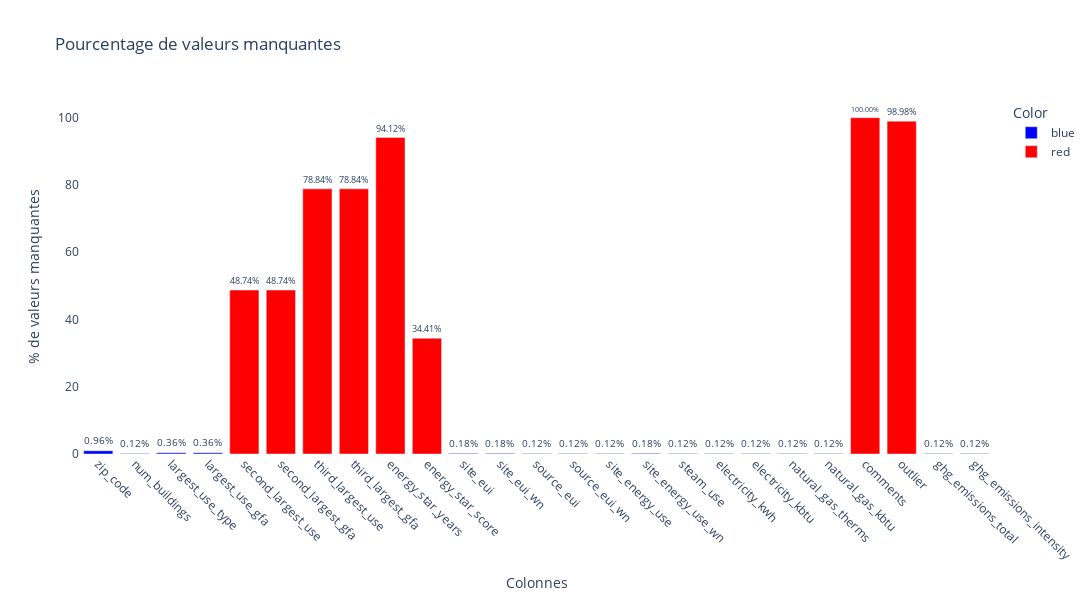

Notebook code cell kept with this figure:
### Code cell
# === Analyse des valeurs manquantes ===
logger.info("=" * 60)
logger.info(" Analyse et Nettoyage des Valeurs Manquantes ")
logger.info("=" * 60)

# --- Calcul des valeurs manquantes ---
missing_values = building_consumption_no_duplicates.isnull().sum()  # Total des valeurs manquantes
missing_percent = (missing_values / len(building_consumption_no_duplicates)) * 100  # Pourcentage

# Résumé des colonnes avec leurs pourcentages de valeurs manquantes
missing_summary = pd.DataFrame({
    'Colonnes': building_consumption_no_duplicates.columns,
    'Total Manquantes': missing_values,
    'Pourcentage Manquantes (%)': missing_percent
})

# --- Identifier les colonnes ayant plus de 40% de valeurs manquantes ---
threshold = 30  # Seuil en pourcentage
cols_to_drop = missing_summary[missing_summary['Pourcentage Manquantes (%)'] > threshold]['Colonnes'].tolist()

# Ajouter une couleur pour les barres (rouge pour les colonnes > 30%)
missing_summary['Color'] = missing_summary['Colonnes'].apply(
    lambda col: 'red' if col in cols_to_drop else 'blue'
)

# Filtrer les colonnes avec des valeurs manquantes pour la visualisation
missing_data_filtered = missing_summary[missing_summary['Total Manquantes'] > 0]

# --- Visualisation des valeurs manquantes ---
if not missing_data_filtered.empty:
    # Graphique interactif pour les valeurs manquantes
    fig = px.bar(
        missing_data_filtered,
        x='Colonnes',
        y='Pourcentage Manquantes (%)',
        color='Color',
        title="Pourcentage de valeurs manquantes",
        labels={'Pourcentage Manquantes (%)': '% Manquant', 'Colonnes': 'Colonnes'},
        text='Pourcentage Manquantes (%)',
        color_discrete_map={'red': 'red', 'blue': 'blue'}
    )
    fig.update_traces(texttemplate='%{text:.2f}%', textposition='outside')
    fig.update_layout(
        plot_bgcolor='white',
        xaxis=dict(
            title="Colonnes",
            tickangle=45,
            categoryorder='array',
            categoryarray=missing_data_filtered['Colonnes']
        ),
        yaxis=dict(title="% de valeurs manquantes"),
        width=2000,
        height=600
    )
    fig.show()
else:
    logger.info("✅ Aucune valeur manquante à visualiser.")

logger.info("=" * 60)

# --- Afficher les colonnes à supprimer ---
logger.info(f"{len(cols_to_drop)} colonnes ont plus de {threshold}% de valeurs manquantes.")
if cols_to_drop:
    max_columns_per_line = 8  # Limiter le nombre de colonnes affichées par ligne
    for i in range(0, len(cols_to_drop), max_columns_per_line):
        logger.info(", ".join(cols_to_drop[i:i + max_columns_per_line]))
else:
    logger.info("✅ Aucune colonne n'a plus de 70% de valeurs manquantes.")
logger.info("=" * 60)

### Figure 1 — Plotly figure (JSON) as saved in the notebook; plotly's stock layout.template omitted (floating-point values rounded to 4 significant figures)
{"data": [{"alignmentgroup": "True", "hovertemplate": "Color=blue<br>Colonnes=%{x}<br>% Manquant=%{text}<extra></extra>", "legendgroup": "blue", "marker": {"color": "blue", "pattern": {"shape": ""}}, "name": "blue", "offsetgroup": "blue", "orientation": "v", "showlegend": true, "text": [0.9592, 0.1199, 0.3597, 0.3597, 0.1799, 0.1799, 0.1199, 0.1199, 0.1199, 0.1799, 0.1199, 0.1199, 0.1199, 0.1199, 0.1199, 0.1199, 0.1199], "textposition": "outside", "texttemplate": "%{text:.2f}%", "type": "bar", "x": ["zip_code", "num_buildings", "largest_use_type", "largest_use_gfa", "site_eui", "site_eui_wn", "source_eui", "source_eui_wn", "site_energy_use", "site_energy_use_wn", "steam_use", "electricity_kwh", "electricity_kbtu", "natural_gas_therms", "natural_gas_kbtu", "ghg_emissions_total", "ghg_emissions_intensity"], "xaxis": "x", "y": [0.9592, 0.1199, 0.3597, 0.3597, 0.1799, 0.1799, 0.1199, 0.1199, 0.1199, 0.1799, 0.1199, 0.1199, 0.1199, 0.1199, 0.1199, 0.1199, 0.1199], "yaxis": "y"}, {"alignmentgroup": "True", "hovertemplate": "Color=red<br>Colonnes=%{x}<br>% Manquant=%{text}<extra></extra>", "legendgroup": "red", "marker": {"color": "red", "pattern": {"shape": ""}}, "name": "red", "offsetgroup": "red", "orientation": "v", "showlegend": true, "text": [48.74, 48.74, 78.84, 78.84, 94.12, 34.41, 100, 98.98], "textposition": "outside", "texttemplate": "%{text:.2f}%", "type": "bar", "x": ["second_largest_use", "second_largest_gfa", "third_largest_use", "third_largest_gfa", "energy_star_years", "energy_star_score", "comments", "outlier"], "xaxis": "x", "y": [48.74, 48.74, 78.84, 78.84, 94.12, 34.41, 100, 98.98], "yaxis": "y"}], "layout": {"barmode": "relative", "height": 600, "legend": {"title": {"text": "Color"}, "tracegroupgap": 0}, "plot_bgcolor": "white", "title": {"text": "Pourcentage de valeurs manquantes"}, "width": 2000, "xaxis": {"anchor": "y", "categoryarray": ["zip_code", "num_buildings", "largest_use_type", "largest_use_gfa", "second_largest_use", "second_largest_gfa", "third_largest_use", "third_largest_gfa", "energy_star_years", "energy_star_score", "site_eui", "site_eui_wn", "source_eui", "source_eui_wn", "site_energy_use", "site_energy_use_wn", "steam_use", "electricity_kwh", "electricity_kbtu", "natural_gas_therms", "natural_gas_kbtu", "comments", "outlier", "ghg_emissions_total", "ghg_emissions_intensity"], "categoryorder": "array", "domain": [0, 1], "tickangle": 45, "title": {"text": "Colonnes"}}, "yaxis": {"anchor": "x", "domain": [0, 1], "title": {"text": "% de valeurs manquantes"}}}}
